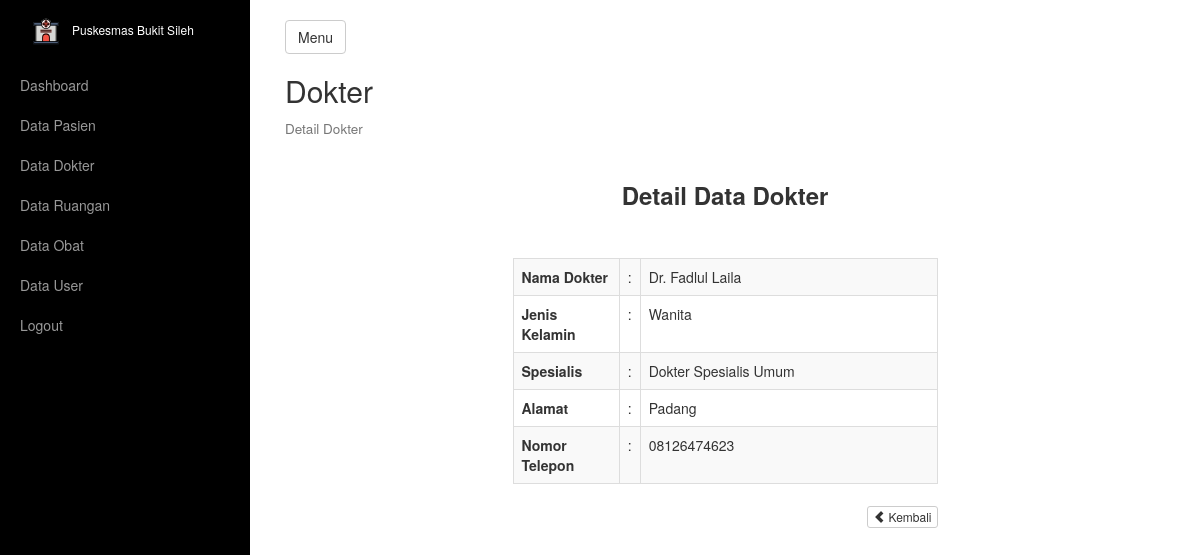
The page /dokter/detail_dokter.php?id=a147a111-7074-4c90-86c6-6edbb5a758a1 (signed in) on the database its author committed.
### tables this page shows
CREATE TABLE `tb_dokter` (
  `id_dokter` varchar(150) NOT NULL,
  `nama_dokter` varchar(200) NOT NULL,
  `jenis_kelamin` enum('Pria','Wanita') NOT NULL,
  `spesialis` varchar(100) NOT NULL,
  `alamat` text NOT NULL,
  `no_telp` varchar(15) NOT NULL
);

### dokter/detail_dokter.php (the view)
<?php
include_once '../_header.php';
?>
<div class="box">
    <h2>Dokter</h2>
    <h4 style="margin-bottom: 25px;">
        <small>Detail Dokter</small>
    </h4>
    <div class="row">
        <div class="col-lg-6 col-lg-offset-3">
            <div class="text-center" style="margin-bottom: 50px;">
                <h3>
                    <strong> Detail Data Dokter</strong>
                </h3>
            </div>
            <div class="table-responsive">
                <table class="display table table-striped table-bordered table-hover" style="width: 100%;">
                    <?php
                    $id_dokter = $_GET['id'];
                    $sql_select_dokter = mysqli_query($connect, "SELECT * FROM tb_dokter WHERE id_dokter = '$id_dokter'") or die(mysqli_error($connect));
                    while ($data_dokter = mysqli_fetch_array($sql_select_dokter)) {
                    ?>
                        <tr>
                            <th width="25%">Nama Dokter</th>
                            <td style="text-align: center; width:5%;">:</td>
                            <td width="70%"><?= $data_dokter['nama_dokter']; ?></td>
                        </tr>
                        <tr>
                            <th>Jenis Kelamin</th>
                            <td style="text-align: center;">:</td>
                            <td><?= $data_dokter['jenis_kelamin']; ?></td>
                        </tr>
                        <tr>
                            <th>Spesialis</th>
                            <td style="text-align: center;">:</td>
                            <td>Dokter Spesialis <?= $data_dokter['spesialis']; ?></td>
                        </tr>
                        <tr>
                            <th>Alamat</th>
                            <td style="text-align: center;">:</td>
                            <td><?= $data_dokter['alamat']; ?></td>
                        </tr>
                        <tr>
                            <th>Nomor Telepon</th>
                            <td style="text-align: center;">:</td>
                            <td><?= $data_dokter['no_telp']; ?></td>
                        </tr>
                    <?php } ?>
                </table>
                <div class="pull-right">
                    <a href="index.php" class="btn btn-default btn-xs"><i class="glyphicon glyphicon-chevron-left"></i>&nbsp;Kembali</a>
                </div>
            </div>
        </div>
    </div>
    <?php include_once '../_footer.php'; ?>

### rows shown on the page
tb_dokter: nama_dokter "Dr. Fadlul Laila", jenis_kelamin "Wanita", spesialis "Umum", alamat "Padang", no_telp "08126474623"
